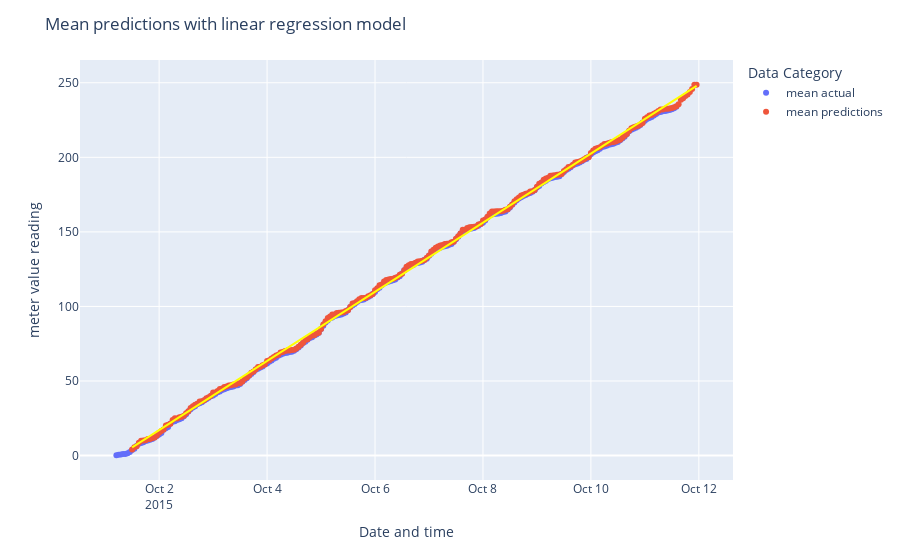

This figure's notebook cell:
### Markdown cell above
In the graph above, scatter plot of the actual data of a single house (dataid 35) is plotted along with the hourly prediction result with linear regression from Q2.2(a). In initial view one could evidently see that between the scattered plots of actual and prediction results the accuracy is relatively satisfactory. The trendline is taken by fitting results of linear regression prediction of a single house with ordinary least squares method. The linear regression model fares generally well as compared to the scattered plot of actual data.

### Code cell
fig = px.scatter()
# plot points form actual dataset
fig.add_trace(go.Scatter(x=truth.index, y=truth['meter_value'].tolist(),
                           mode='markers',
                           name='mean actual'))
# plot points from hourly linear regression prediction 
fig.add_trace(go.Scatter(x=mean_timestamps, y=mean_predictions,
                           mode='markers',
                           name='mean predictions'))
# get ols trendline from predictions
fig_t = px.scatter(x=mean_timestamps, y=mean_predictions, trendline='ols')
trendline = fig_t.data[1]
# overlay ols trendline with scattered results
fig.add_trace(go.Scatter(trendline,
                          mode='lines',
                          line=dict(color="Yellow"),
                          name='predictions'))
fig.update_layout(
    title='Mean predictions with linear regression model',
    xaxis_title='Date and time',
    yaxis_title='meter value reading',
    legend_title='Data Category',
    showlegend=True
)
fig.show()

### Figure 1 — Plotly figure (JSON) as saved in the notebook; plotly's stock layout.template omitted (floating-point values rounded to 4 significant figures; data arrays with more than 128 entries replaced by an {"elided": "..."} marker saying what was removed)
{"data": [{"mode": "markers", "name": "mean actual", "type": "scatter", "x": {"elided": "250 str values"}, "y": {"elided": "250 float values"}}, {"mode": "markers", "name": "mean predictions", "type": "scatter", "x": {"elided": "252 str values"}, "y": {"elided": "252 float values"}}, {"hovertemplate": "<b>OLS trendline</b><br>y = 0.000268261 * x + -387283<br>R<sup>2</sup>=0.999309<br><br>x=%{x}<br>y=%{y} <b>(trend)</b><extra></extra>", "legendgroup": "", "line": {"color": "Yellow"}, "marker": {"color": "#636efa", "symbol": "circle"}, "mode": "lines", "name": "predictions", "showlegend": false, "type": "scatter", "x": {"elided": "252 str values"}, "xaxis": "x", "y": {"elided": "252 float values"}, "yaxis": "y"}], "layout": {"legend": {"title": {"text": "Data Category"}, "tracegroupgap": 0}, "margin": {"t": 60}, "showlegend": true, "title": {"text": "Mean predictions with linear regression model"}, "xaxis": {"anchor": "y", "domain": [0, 1], "title": {"text": "Date and time"}}, "yaxis": {"anchor": "x", "domain": [0, 1], "title": {"text": "meter value reading"}}}}
